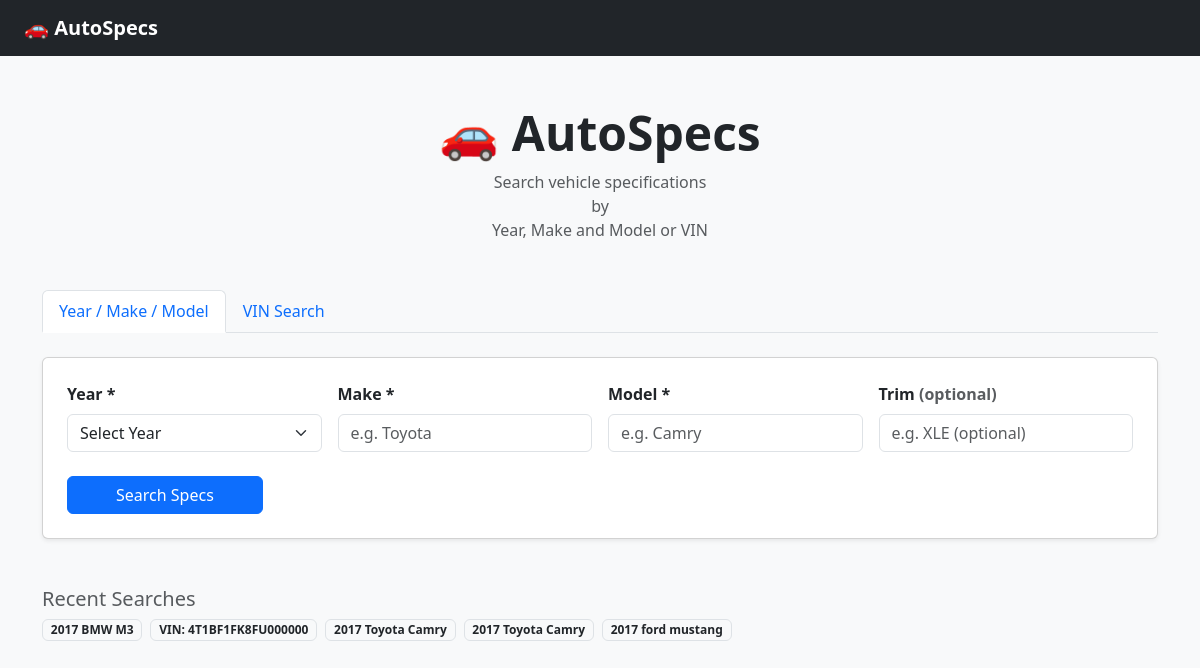
The app's page /, older data.
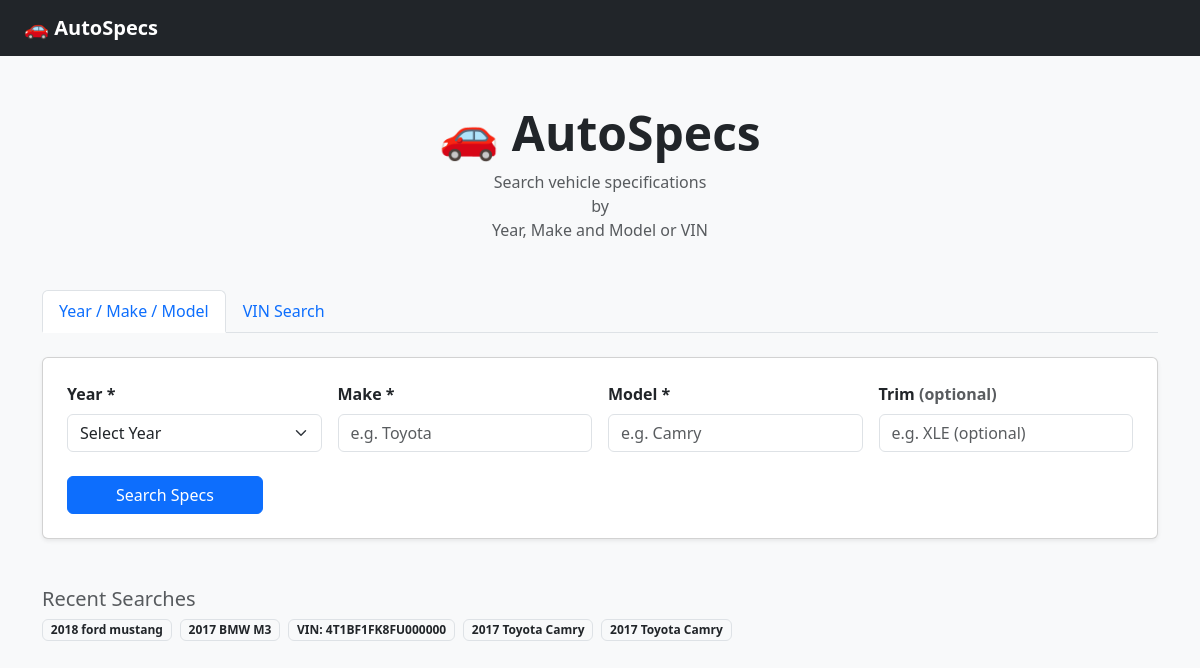
The same page, newer data.
### carspecs/models.py (models this page shows)
class SearchHistory(models.Model):
    SEARCH_TYPE_CHOICES = [
        ('ymm', 'Year/Make/Model'),
        ('vin', 'VIN'),
    ]
    search_type = models.CharField(max_length=10, choices=SEARCH_TYPE_CHOICES)
    vin = models.CharField(max_length=17, blank=True, null=True)
    year = models.CharField(max_length=4, blank=True, null=True)
    make = models.CharField(max_length=50, blank=True, null=True)
    model = models.CharField(max_length=50, blank=True, null=True)
    trim = models.CharField(max_length=50, blank=True, null=True)
    searched_at = models.DateTimeField(auto_now_add=True)
    def __str__(self):
        if self.search_type == 'vin':
            return f"VIN: {self.vin}"
        return f"{self.year} {self.make} {self.model} {self.trim or ''}".strip()
    class Meta:
        ordering = ['-searched_at']
        verbose_name_plural = "Search Histories"

### carspecs/views.py (the view)
# urls.py: path('', views.search_home, name='search_home'),
def search_home(request):
    ymm_form = YMMSearchForm()
    vin_form = VINSearchForm()
    recent_searches = SearchHistory.objects.all()[:5]
    return render(request, 'carspecs/search.html', {
        'ymm_form': ymm_form,
        'vin_form': vin_form,
        'recent_searches': recent_searches,
    })

### carspecs/forms.py (shortened to what this page needs)
class YMMSearchForm(forms.Form):
    year = forms.ChoiceField(
        choices=[('', 'Select Year')] + YEAR_CHOICES,
        widget=forms.Select(attrs={'class': 'form-select'})
    )
    make = forms.CharField(
        max_length=50,
        widget=forms.TextInput(attrs={
            'class': 'form-control',
            'placeholder': 'e.g. Toyota'
        })
    )
    model = forms.CharField(
        max_length=50,
        widget=forms.TextInput(attrs={
            'class': 'form-control',
            'placeholder': 'e.g. Camry'
        })
    )
    trim = forms.CharField(
        max_length=50,
        required=False,
        widget=forms.TextInput(attrs={
            'class': 'form-control',
            'placeholder': 'e.g. XLE (optional)'
        })
    )

class VINSearchForm(forms.Form):
    vin = forms.CharField(
        min_length=17,
        max_length=17,
        widget=forms.TextInput(attrs={
            'class': 'form-control',
            'placeholder': 'Enter 17-character VIN',
            'style': 'text-transform: uppercase;'
        })
    )

### carspecs/templates/carspecs/search.html (shortened to what this page needs)
{% extends 'carspecs/base.html' %}
{% load crispy_forms_tags %}
{% block content %}
<div class="container py-5">
  <div class="text-center mb-5">
    <h1 class="display-5 fw-bold">🚗 AutoSpecs</h1>
    <p class="text-muted">Search vehicle specifications <br> by <br> Year, Make and Model or VIN</p>
  </div>
  <ul class="nav nav-tabs mb-4" id="searchTabs" role="tablist">
    <li class="nav-item">
      <button class="nav-link active" data-bs-toggle="tab" data-bs-target="#ymm-tab">
        Year / Make / Model
      </button>
    </li>
    <li class="nav-item">
      <button class="nav-link" data-bs-toggle="tab" data-bs-target="#vin-tab">
        VIN Search
      </button>
    </li>
  </ul>
  <div class="tab-content">
    <div class="tab-pane fade show active" id="ymm-tab">
      <div class="card shadow-sm">
        <div class="card-body p-4">
          <form method="post" action="{% url 'carspecs:search_ymm' %}">
            <div class="row g-3">
              <div class="col-md-3">
                <label class="form-label fw-semibold">Year *</label>
                {{ ymm_form.year }}
              </div>
              <div class="col-md-3">
                <label class="form-label fw-semibold">Make *</label>
                {{ ymm_form.make }}
              </div>
              <div class="col-md-3">
                <label class="form-label fw-semibold">Model *</label>
                {{ ymm_form.model }}
              </div>
              <div class="col-md-3">
                <label class="form-label fw-semibold">Trim <span class="text-muted">(optional)</span></label>
                {{ ymm_form.trim }}
              </div>
            </div>
            <div class="mt-4">
              <button type="submit" class="btn btn-primary px-5">Search Specs</button>
            </div>
          </form>
        </div>
      </div>
    </div>
  </div>
  {% if recent_searches %}
  <div class="mt-5">
    <h5 class="text-muted">Recent Searches</h5>
    <div class="d-flex flex-wrap gap-2 mt-2">
      {% for search in recent_searches %}
        <span class="badge bg-light text-dark border">{{ search }}</span>
      {% endfor %}
    </div>
  </div>
  {% endif %}
</div>
{% endblock %}

Row changes from the older to the newer data that the page shows:
no longer on this page (row unchanged): SearchHistory: search_type+year+make "2017 ford mustang"
added SearchHistory: search_type+year+make "2018 ford mustang"
